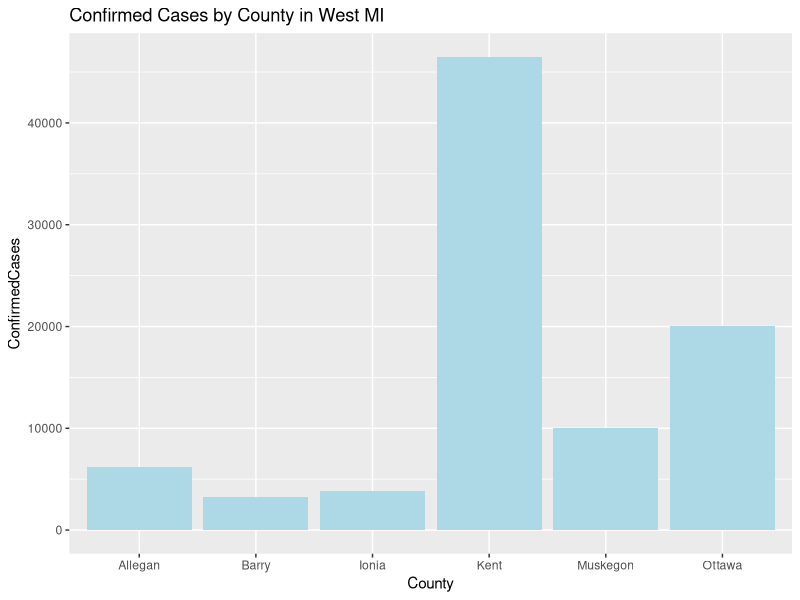
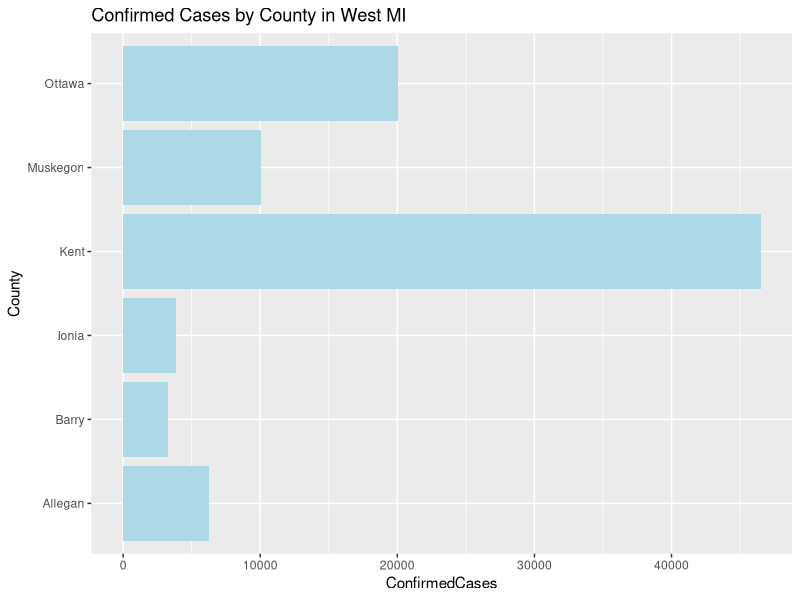
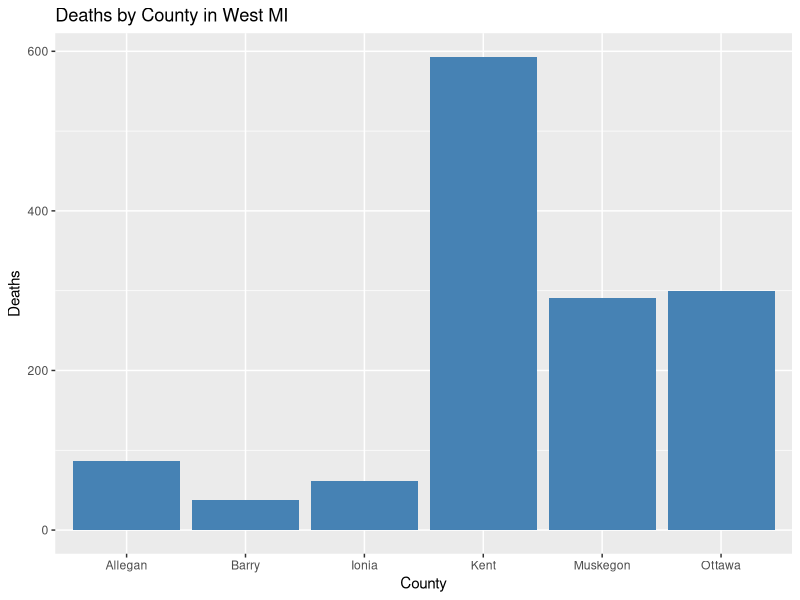
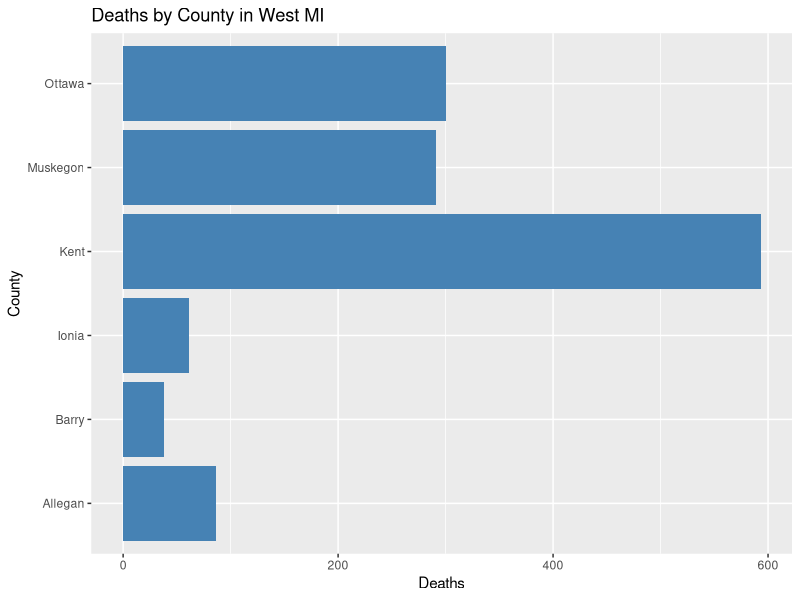

Write the R code that produced these figures, in order.
df <- data.frame(County=c('Kent','Ottawa','Muskegon','Allegan','Ionia','Barry'),
                 ConfirmedCases=c(46491,20069,10069,6229,3886,3238))
head(df)

df2 <-data.frame(County=c('Kent','Ottawa','Muskegon','Allegan','Ionia','Barry'),
                 Deaths=c(593,300,291,86,61,38))
head(df2)

library(ggplot2)
p<-ggplot(data=df, aes(x=County, y=ConfirmedCases)) +
  geom_bar(stat = "identity", fill="lightblue") + 
  ggtitle("Confirmed Cases by County in West MI")
p
p + coord_flip()



p2<-ggplot(data=df2, aes(x=County, y=Deaths)) + 
  geom_bar(stat = "identity", fill="steelblue") +
  ggtitle("Deaths by County in West MI")
p2
p2 + coord_flip()
